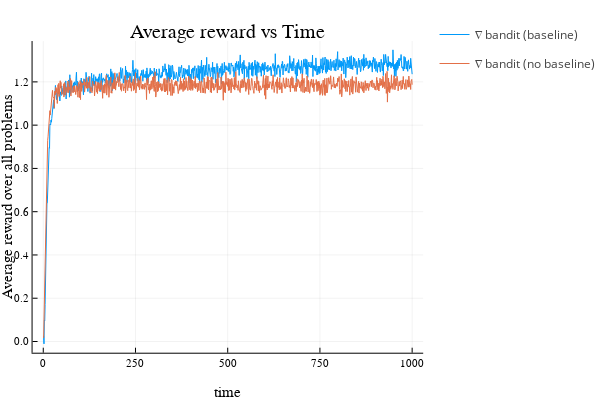

Notebook code cell kept with this figure:
### Code cell
plot(
    [mean(rewards_grad_baseline, dims=2) mean(rewards_grad_no_baseline, dims=2)],
    label=["∇ bandit (baseline)" "∇ bandit (no baseline)"],
    xlabel="time",
    ylabel="Average reward over all problems",
    legend=:bottomright,
    title="Average reward vs Time"
)

### Figure 1 — Plotly figure (JSON) as saved in the notebook; plotly's stock layout.template omitted (floating-point values rounded to 4 significant figures; data arrays with more than 128 entries replaced by an {"elided": "..."} marker saying what was removed)
{"data": [{"colorbar": {"title": ""}, "legendgroup": "∇ bandit (baseline)", "line": {"color": "rgba(0, 154, 250, 1.000)", "dash": "solid", "shape": "linear", "width": 1}, "mode": "lines", "name": "∇ bandit (baseline)", "showlegend": true, "type": "scatter", "x": {"elided": "1000 int values"}, "xaxis": "x", "y": {"elided": "1000 float values"}, "yaxis": "y", "zmax": null, "zmin": null}, {"colorbar": {"title": ""}, "legendgroup": "∇ bandit (no baseline)", "line": {"color": "rgba(227, 111, 71, 1.000)", "dash": "solid", "shape": "linear", "width": 1}, "mode": "lines", "name": "∇ bandit (no baseline)", "showlegend": true, "type": "scatter", "x": {"elided": "1000 int values"}, "xaxis": "x", "y": {"elided": "1000 float values"}, "yaxis": "y", "zmax": null, "zmin": null}], "layout": {"annotations": [{"font": {"color": "rgba(0, 0, 0, 1.000)", "family": "sans-serif", "size": 20}, "rotation": 0, "showarrow": false, "text": "Average reward vs Time", "x": 0.535, "xanchor": "center", "xref": "paper", "y": 1, "yanchor": "top", "yref": "paper"}], "height": 400, "legend_position": {"bgcolor": "rgba(255, 255, 255, 1.000)", "bordercolor": "rgba(0, 0, 0, 1.000)", "borderwidth": 1, "font": {"color": "rgba(0, 0, 0, 1.000)", "family": "sans-serif", "size": 11}, "title": {"font": {"color": "rgba(0, 0, 0, 1.000)", "family": "sans-serif", "size": 15}, "text": ""}, "tracegroupgap": 0, "traceorder": "normal", "x": 1, "xanchor": "right", "y": 0.07, "yanchor": "bottom"}, "margin": {"b": 20, "l": 0, "r": 0, "t": 20}, "paper_bgcolor": "rgba(255, 255, 255, 1.000)", "plot_bgcolor": "rgba(255, 255, 255, 1.000)", "showlegend": true, "width": 600, "xaxis": {"anchor": "y", "domain": [0.07647, 0.9934], "gridcolor": "rgba(0, 0, 0, 0.100)", "gridwidth": 0.5, "linecolor": "rgba(0, 0, 0, 1.000)", "mirror": false, "range": [-28.97, 1030.0], "showgrid": true, "showline": true, "showticklabels": true, "tickangle": 0, "tickcolor": "rgb(0, 0, 0)", "tickfont": {"color": "rgba(0, 0, 0, 1.000)", "family": "sans-serif", "size": 11}, "tickmode": "array", "ticks": "inside", "ticktext": ["0", "250", "500", "750", "1000"], "tickvals": [0, 250, 500, 750, 1000], "title": "time", "titlefont": {"color": "rgba(0, 0, 0, 1.000)", "family": "sans-serif", "size": 15}, "type": "-", "visible": true, "zeroline": false, "zerolinecolor": "rgba(0, 0, 0, 1.000)"}, "yaxis": {"anchor": "x", "domain": [0.07581, 0.9415], "gridcolor": "rgba(0, 0, 0, 0.100)", "gridwidth": 0.5, "linecolor": "rgba(0, 0, 0, 1.000)", "mirror": false, "range": [-0.05179, 1.389], "showgrid": true, "showline": true, "showticklabels": true, "tickangle": 0, "tickcolor": "rgb(0, 0, 0)", "tickfont": {"color": "rgba(0, 0, 0, 1.000)", "family": "sans-serif", "size": 11}, "tickmode": "array", "ticks": "inside", "ticktext": ["0.0", "0.2", "0.4", "0.6", "0.8", "1.0", "1.2"], "tickvals": [0, 0.2, 0.4, 0.6, 0.8, 1, 1.2], "title": "Average reward over all problems", "titlefont": {"color": "rgba(0, 0, 0, 1.000)", "family": "sans-serif", "size": 15}, "type": "-", "visible": true, "zeroline": false, "zerolinecolor": "rgba(0, 0, 0, 1.000)"}}}
